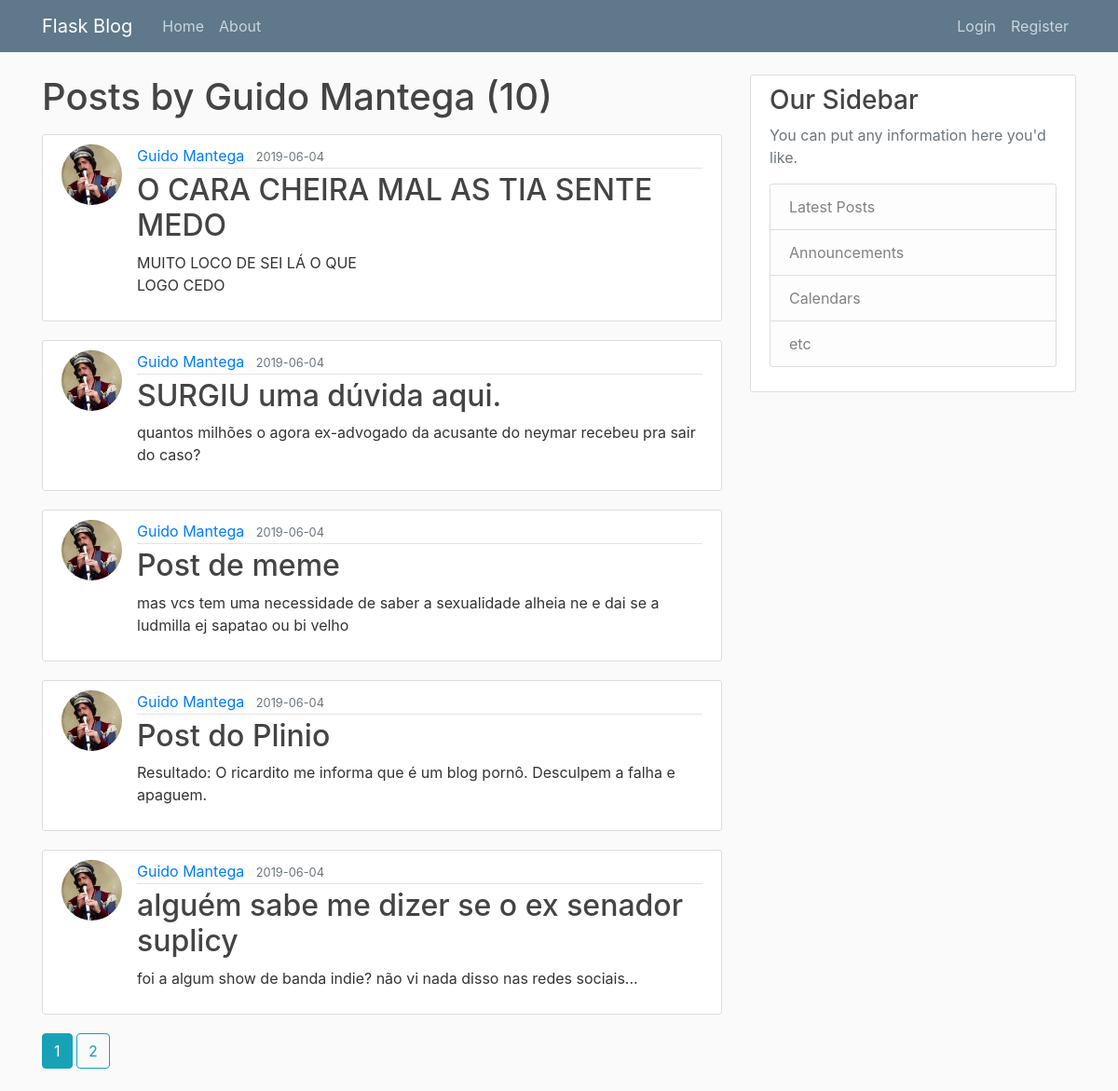
Page /user/Guido Mantega on the committed database.
### flaskblog/models.py (models this page shows, shortened)
class User(db.Model, UserMixin):
    id = db.Column(db.Integer, primary_key=True)
    username = db.Column(db.String(20), unique=True, nullable=False)
    email = db.Column(db.String(120), unique=True, nullable=False)
    image_file = db.Column(db.String(20), nullable=False, default='default.jpg')
    password = db.Column(db.String(60), nullable=False)
    posts = db.relationship('Post', backref='author', lazy=True)

class Post(db.Model):
    id = db.Column(db.Integer, primary_key=True)
    title = db.Column(db.String(100), nullable=False)
    date_posted = db.Column(db.DateTime, nullable=False, default=datetime.utcnow)
    content = db.Column(db.Text, nullable=False)
    user_id = db.Column(db.Integer, db.ForeignKey('user.id'), nullable=False)

### flaskblog/routes.py (the view)
@app.route("/user/<string:username>")
def user_posts(username):
    page = request.args.get('page', 1, type=int)
    user = User.query.filter_by(username=username).first_or_404()
    posts = Post.query.filter_by(author=user)\
        .order_by(Post.date_posted.desc())\
        .paginate(page=page, per_page=5)
    return render_template('user_posts.html', posts=posts, user=user)

### flaskblog/templates/user_posts.html
{% extends "layout.html" %}
{% block content %}
    <h1 class="mb-3">Posts by {{ user.username }} ({{ posts.total }})</h1>
    {% for post in posts.items %}
        <article class="media content-section">
          <img class="rounded-circle article-img" src="{{ url_for('static', filename='profile_pics/' + post.author.image_file) }}">
          <div class="media-body">
            <div class="article-metadata">
              <a class="mr-2" href="{{ url_for('user_posts', username=post.author.username) }}">{{ post.author.username }}</a>
              <small class="text-muted">{{ post.date_posted.strftime('%Y-%m-%d') }}</small>
            </div>
            <h2><a class="article-title" href="{{ url_for('post', post_id=post.id) }}">{{ post.title }}</a></h2>
            <p class="article-content">{{ post.content }}</p>
          </div>
        </article>
    {% endfor %}
    {% for page_num in posts.iter_pages(left_edge=1, right_edge=1, left_current=1, right_current=2) %}
      {% if page_num %}
        {% if posts.page == page_num %}
          <a class="btn btn-info mb-4" href="{{ url_for('user_posts', username=user.username, page=page_num) }}">{{ page_num }}</a>
        {% else %}
          <a class="btn btn-outline-info mb-4" href="{{ url_for('user_posts', username=user.username, page=page_num) }}">{{ page_num }}</a>
        {% endif %}
      {% else %}
        ...
      {% endif %}
    {% endfor %}
{% endblock content %}

### flaskblog/templates/layout.html (shortened to what this page needs)
<!DOCTYPE html>
<html>
<head>
    <link rel="stylesheet" href="https://maxcdn.bootstrapcdn.com/bootstrap/4.0.0/css/bootstrap.min.css">
    <link rel="stylesheet" type="text/css" href="{{ url_for('static', filename='main.css') }}">
</head>
<body>
    <header class="site-header">
      <nav class="navbar navbar-expand-md navbar-dark bg-steel fixed-top">
        <div class="container">
          <a class="navbar-brand mr-4" href="/">Flask Blog</a>
          <div class="collapse navbar-collapse" id="navbarToggle">
            <div class="navbar-nav mr-auto">
              <a class="nav-item nav-link" href="{{ url_for('home') }}">Home</a>
              <a class="nav-item nav-link" href="{{ url_for('about') }}">About</a>
            </div>
            <div class="navbar-nav">
              {% if current_user.is_authenticated %}
                <a class="nav-item nav-link" href="{{ url_for('new_post') }}">New Post</a>
                <a class="nav-item nav-link" href="{{ url_for('account') }}">Account</a>
                <a class="nav-item nav-link" href="{{ url_for('logout') }}">Logout</a>
              {% else %}
                <a class="nav-item nav-link" href="{{ url_for('login') }}">Login</a>
                <a class="nav-item nav-link" href="{{ url_for('register') }}">Register</a>
              {% endif %}
            </div>
          </div>
        </div>
      </nav>
    </header>
    <main role="main" class="container">
      <div class="row">
        <div class="col-md-8">
          {% block content %}{% endblock %}
        </div>
        <div class="col-md-4">
          <div class="content-section">
            <h3>Our Sidebar</h3>
            <p class='text-muted'>You can put any information here you'd like.
              <ul class="list-group">
                <li class="list-group-item list-group-item-light">Latest Posts</li>
                <li class="list-group-item list-group-item-light">Announcements</li>
                <li class="list-group-item list-group-item-light">Calendars</li>
                <li class="list-group-item list-group-item-light">etc</li>
              </ul>
            </p>
          </div>
        </div>
      </div>
    </main>
</body>
</html>

### flaskblog/static/main.css (style rules this page uses)
body { background: #fafafa; color: #333333; margin-top: 5rem; }
h1, h2, h3, h4, h5, h6 { color: #444444; }
.bg-steel { background-color: #5f788a; }
.site-header .navbar-nav .nav-link { color: #cbd5db; }
.content-section { background: #ffffff; padding: 10px 20px; border: 1px solid #dddddd; border-radius: 3px; margin-bottom: 20px; }
.article-title { color: #444444; }
.article-content { white-space: pre-line; }
.article-img { height: 65px; width: 65px; margin-right: 16px; }
.article-metadata { padding-bottom: 1px; margin-bottom: 4px; border-bottom: 1px solid #e3e3e3 }

### rows in the picture
User: username "Guido Mantega"
Post: image_file (picture), author.username "Guido Mantega", date_posted "2019-06-04", title "O CARA CHEIRA MAL AS TIA SENTE MEDO", content "MUITO LOCO DE SEI LÁ O QUE LOGO CEDO"
Post: image_file (picture), author.username "Guido Mantega", date_posted "2019-06-04", title "SURGIU uma dúvida aqui.", content "quantos milhões o agora ex-advogado da acusante do neymar recebeu pra sair do caso?"
Post: image_file (picture), author.username "Guido Mantega", date_posted "2019-06-04", title "Post de meme", content "mas vcs tem uma necessidade de saber a sexualidade alheia ne e dai se a ludmilla ej sapatao ou bi velho"
Post: image_file (picture), author.username "Guido Mantega", date_posted "2019-06-04", title "Post do Plinio", content "Resultado: O ricardito me informa que é um blog pornô. Desculpem a falha e apaguem."
Post: image_file (picture), author.username "Guido Mantega", date_posted "2019-06-04", title "alguém sabe me dizer se o ex senador suplicy", content "foi a algum show de banda indie? não vi nada disso nas redes sociais..."

### other values in the picture
{{ posts.total }} "10"
{{ page_num }} "1"
{{ page_num }} "2"
